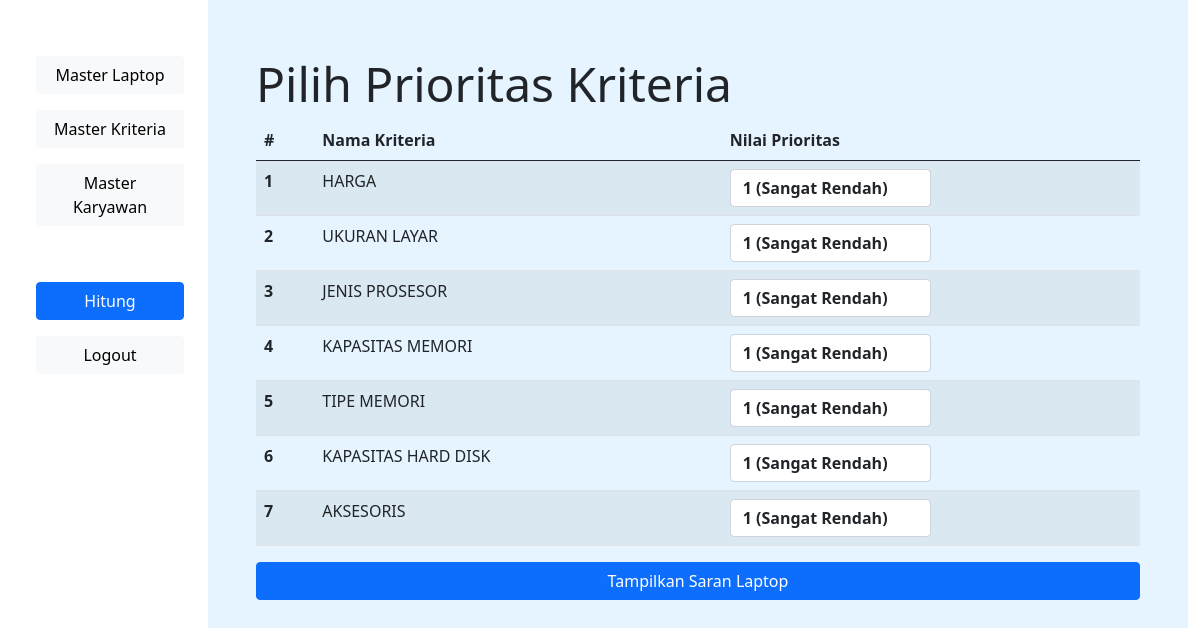
Screenshot of /pilihKriteria.php with the database file from the repository.
### tables this page shows
CREATE TABLE `master_kriteria` (
  `ID_KRITERIA` int(11) NOT NULL,
  `NAMA_KRITERIA` varchar(255) DEFAULT NULL,
  `TIPE_KRITERIA` varchar(3) DEFAULT NULL
);

### pilihKriteria.php (the view, shortened to what this page needs)
<?php
include_once 'connection.php';
?>
<!DOCTYPE html>
<html lang="en">
<head>
    <link href='customStyle.css' rel='stylesheet'>
    <link href='Assets/css/bootstrap.css' rel='stylesheet'>
</head>
<body>
    <div class='container-fluid d-flex vh-100 justify-content-center align-items-center'>
        <div class='col-2 d-flex flex-column justify-content-start h-100 py-5' id='sidebar'>
            <button class='btn btn-light' onclick="location.href = 'MasterLaptop.php'" <?php if($_SESSION['jenis'] == "usr"){ echo "disabled"; } ?>>Master Laptop</button>
            <button class='btn btn-light' onclick="location.href = 'MasterKriteria.php'">Master Kriteria</button>
            <button class='btn btn-light' onclick="location.href = 'MasterKaryawan.php'" <?php if($_SESSION['jenis'] == "usr"){ echo "disabled"; } ?>>Master Karyawan</button>
            <button class='btn btn-primary' id='buttonHitung'>Hitung</button>
            <button class='btn btn-light' id='buttonHitung' onclick="location.href = 'logout.php'">Logout</button>
        </div>
        <div class='col d-flex flex-column coreTab h-100 py-5'>
            <div class='container-fluid px-5 d-flex w-100 justify-content-between'>
                <div class='tableTitle'>Pilih Prioritas Kriteria</div>
            </div>
            <div class='container-fluid px-5'>
                <?php
                $query = "SELECT * FROM master_kriteria";
                $res = mysqli_query($conn, $query);
                ?>
                <table class="table table-striped">
                    <thead>
                        <tr>
                            <th scope="col">#</th>
                            <th scope="col">Nama Kriteria</th>
                            <th scope="col">Nilai Prioritas</th>
                        </tr>
                    </thead>
                    <tbody>
                        <?php
                        $num = 1;
                        while ($data = mysqli_fetch_array($res)) {
                        ?>
                            <form action="cek_konsistensi.php" method="post">
                                <tr>
                                    <th scope="row"> <?= $num; ?> </th>
                                    <td> <?= $data['NAMA_KRITERIA'] ?> </td>
                                    <td>
                                        <select <?= 'name=prioritas' . $num ?> class='form-control w-50' style='font-weight: 600'>
                                            <option value="1" style='font-weight: 600'>1 (Sangat Rendah)</option>
                                        </select>
                                    </td>
                                </tr>
                            <?php
                            $num++;
                        }
                            ?>
                    </tbody>
                </table>
                <div class='w-100'>
                    <input type='submit' class="btn btn-primary w-100" value="Tampilkan Saran Laptop">
                </div>
            </div>
</body>
</html>

### customStyle.css (style rules this page uses)
body { margin: 0; }
:root { --backgroundMain: #e6f4ff; --dividerColor: #195685; }
#sidebar * { margin: 0.5em 1.5em; }
.coreTab { background-color: var(--backgroundMain); }
.tableTitle { font-size: 3em; position: relative; }
#buttonHitung { position: relative; top: 1.5em }

### rows the page displays
master_kriteria: NAMA_KRITERIA "HARGA"
master_kriteria: NAMA_KRITERIA "UKURAN LAYAR"
master_kriteria: NAMA_KRITERIA "JENIS PROSESOR"
master_kriteria: NAMA_KRITERIA "KAPASITAS MEMORI"
master_kriteria: NAMA_KRITERIA "TIPE MEMORI"
master_kriteria: NAMA_KRITERIA "KAPASITAS HARD DISK"
master_kriteria: NAMA_KRITERIA "AKSESORIS"
